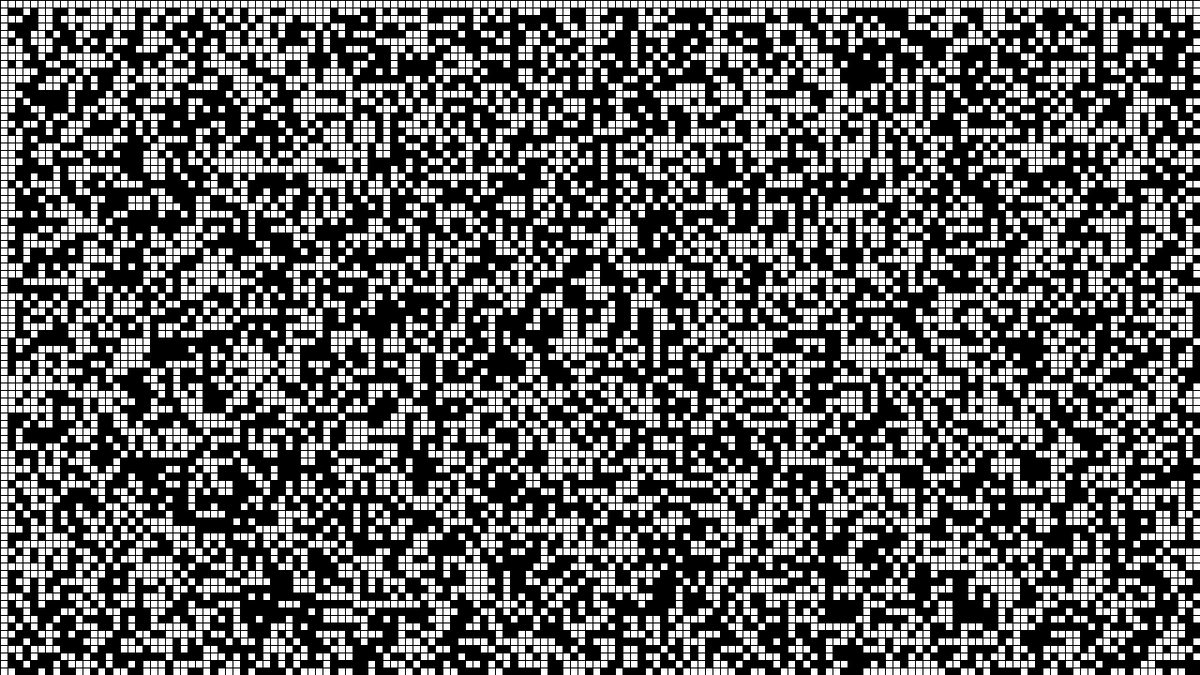
Frame 1 (no input)
Frame 60 (the mouse pressed at the canvas centre just before this capture): identical to frame 1, image omitted
Frame 120 (the mouse held since frame 60 and released just before this capture): identical to frame 1, image omitted

The Processing sketch that drew this single still picture (run headless with seeded random() and noise(); from frame 60 on, the mouse is pressed at the canvas centre):

// Processing sketch: Game_Of_Life_v1
// ── Game_Of_Life_v1.pde
GOL gol;

void setup() {
  size(1280,720);
  frameRate(24);
  gol=new GOL();
}

void draw() {
  background(255);

  gol.generate();
  gol.display();       

}

void mouseClicked() {
  int x = mouseX/8;
  int y = mouseY/8;
  gol.background[x][y] = 1;
}

// ── GOL.pde
class GOL {
  int [][] background;
  int columns, rows;
  int w = 8;


  GOL() {
    columns = width/w;
    rows = height/w;
    background = new int[columns][rows];
    init();
  }

  void init() {
    for (int i=1; i<columns; i++) {
      for (int j=1; j<rows; j++) {
        background[i][j] = int(random(2));
      }
    }
  }
  
  //void mouseClicked() {
  //  int x = mouseX/w;
  //  int y = mouseY/w;
  //  background[x][y] = 1;
  //}

  void generate() {
    if (keyPressed) {
      int[][] next = new int[columns][rows];

      for (int x = 1; x < columns-1; x++) {
        for (int y = 1; y < rows-1; y++) {

          int neighbors = 0;
          for (int i = -1; i<=1; i++) {
            for (int j=-1; j<=1; j++) {
              neighbors += background[x+i][y+j];
            }
          }
          neighbors -= background[x][y]; //减去自己
          if ((background[x][y] == 1) && (neighbors < 2)) {
            next[x][y] = 0;
          } else if ((background[x][y] == 1) && (neighbors >  3)) {
            next[x][y] = 0;
          } else if ((background[x][y] == 0) && (neighbors == 3)) {
            next[x][y] = 1;
          } else {
            next[x][y] = background[x][y];
          }
        }
      }
      background = next;
    }
  }

  void display() {
    for ( int i = 0; i < columns; i++) {
      for ( int j = 0; j < rows; j++) {
        if ((background[i][j] == 1)) fill(0);
        else fill(255);
        stroke(0);
        rect(i*w, j*w, w, w);
      }
    }
  }
}
